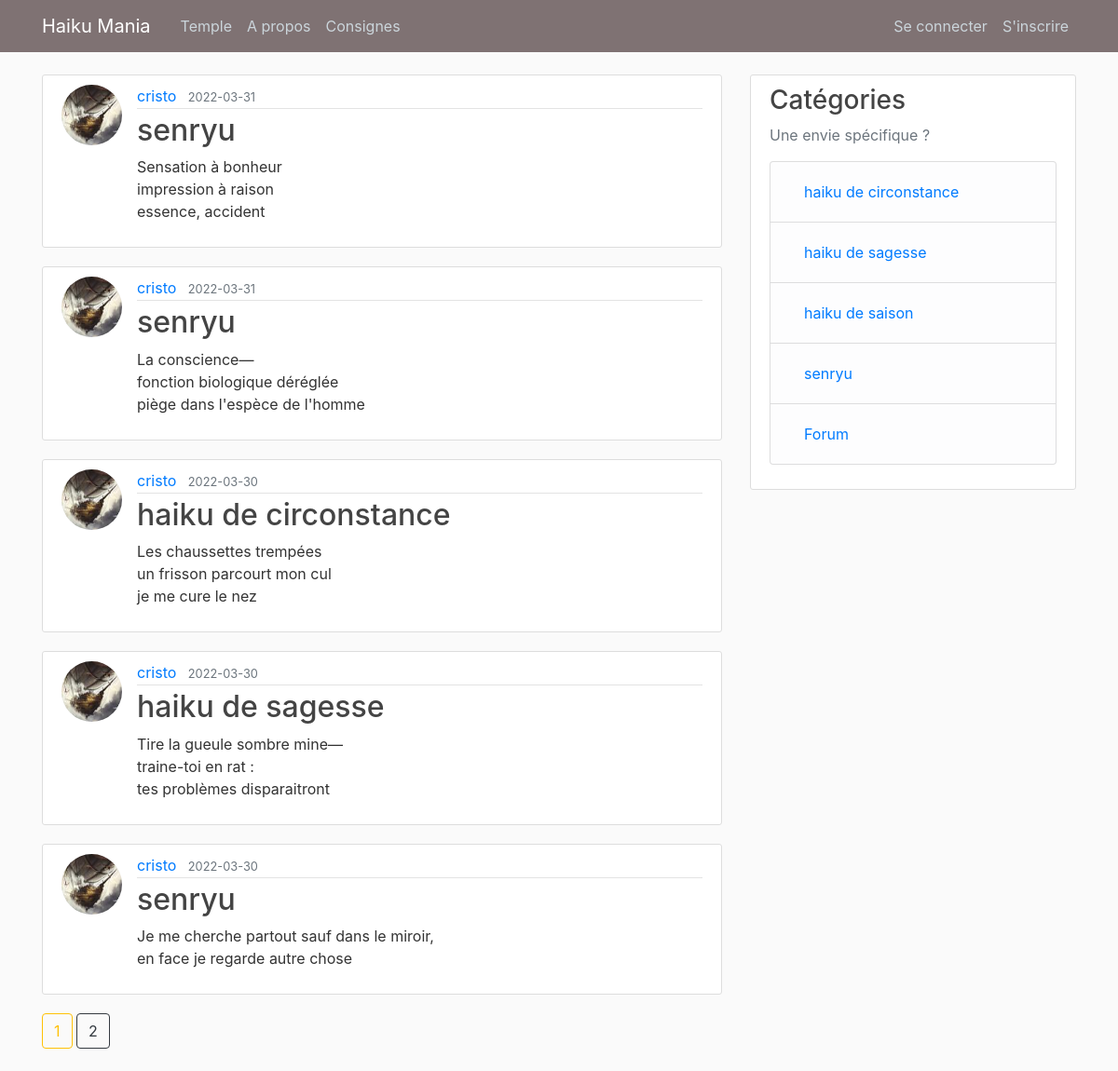
Page /home on the earlier database version.
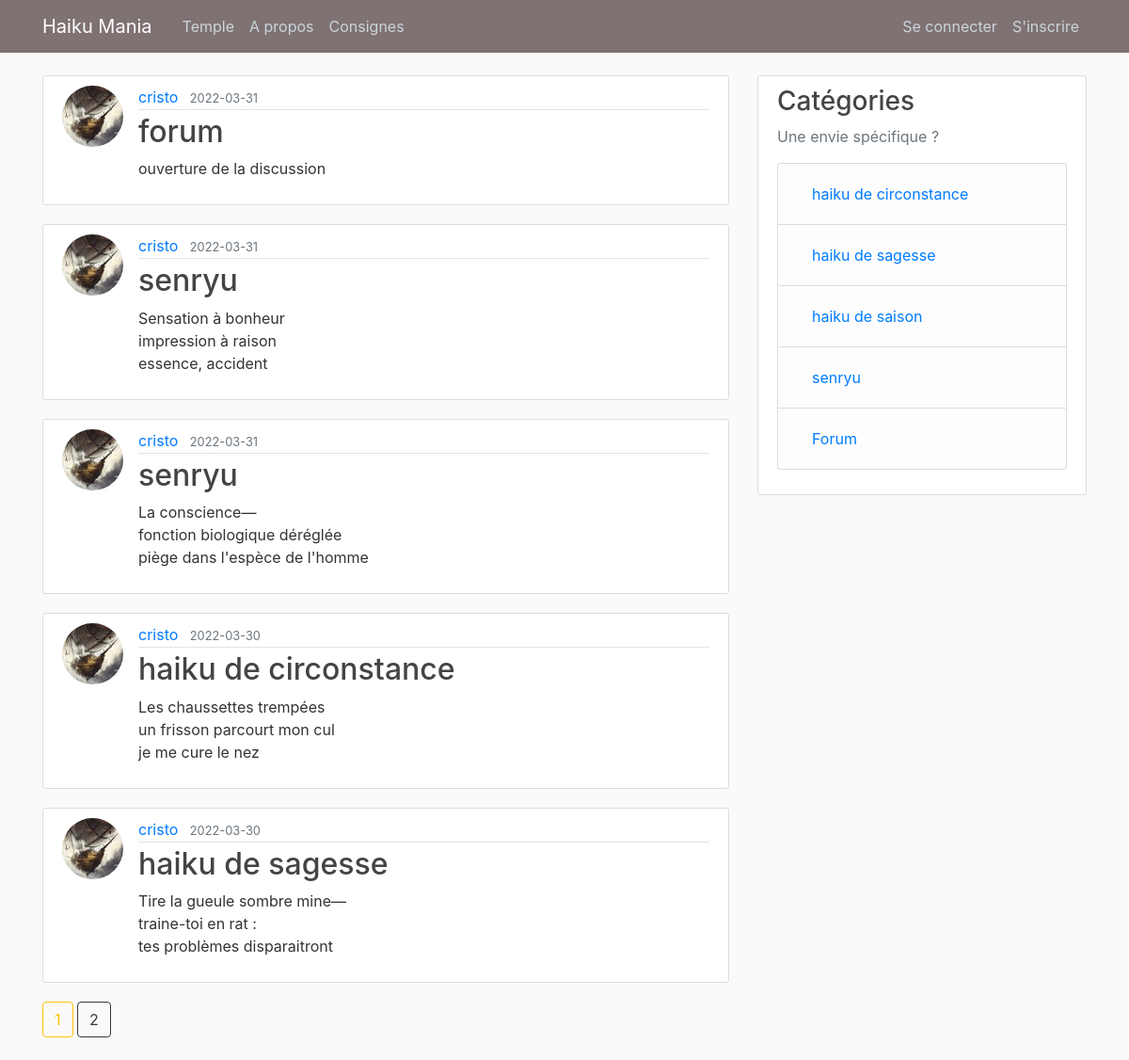
Same page on the later database version.
### flaskblog/models.py (models this page shows, shortened)
class Post(db.Model):
    id = db.Column(db.Integer, primary_key=True)
    title = db.Column(db.String(100), nullable=False)
    date_posted = db.Column(db.DateTime, nullable=False, default=datetime.utcnow)
    content = db.Column(db.Text, nullable=False)
    user_id = db.Column(db.Integer, db.ForeignKey('user.id'), nullable=False)

class User(db.Model, UserMixin):
    id = db.Column(db.Integer, primary_key=True)
    username = db.Column(db.String(20), unique=True, nullable=False)
    email = db.Column(db.String(120), unique=True, nullable=False)
    image_file = db.Column(db.String(20), nullable=False, default='default.jpg')
    password = db.Column(db.String(60), nullable=False)
    posts = db.relationship('Post', backref='author', lazy=True)

### flaskblog/main/routes.py (the view)
@main.route("/")
@main.route("/home")
def home():
    page = request.args.get('page', 1, type=int)
    posts = Post.query.order_by(Post.date_posted.desc()).paginate(page=page, per_page=5)
    return render_template('home.html', posts=posts)

### flaskblog/templates/home.html
{% extends "layout.html" %}
{% block content %}
    {% for post in posts.items %}
        <article class="media content-section">
          <img class="rounded-circle article-img" src="{{ url_for('static', filename='profile_pics/' + post.author.image_file) }}">
          <div class="media-body">
            <div class="article-metadata">
              <a class="mr-2" href="{{ url_for('users.user_posts', username=post.author.username) }}">{{ post.author.username }}</a>
              <small class="text-muted">{{ post.date_posted.strftime('%Y-%m-%d') }}</small>
            </div>
            <h2><a class="article-title" href="{{ url_for('posts.post', post_id=post.id) }}">{{ post.title }}</a></h2>
            <p class="article-content">{{ post.content }}</p>
          </div>
        </article>
    {% endfor %}
    {% for page_num in posts.iter_pages(left_edge=1, right_edge=1, left_current=1, right_current=2) %}
      {% if page_num %}
        {% if posts.page == page_num %}
          <a class="btn btn-outline-warning mb-4" href="{{ url_for('main.home', page=page_num) }}">{{ page_num }}</a>
        {% else %}
          <a class="btn btn-outline-dark mb-4" href="{{ url_for('main.home', page=page_num) }}">{{ page_num }}</a>
        {% endif %}
      {% else %}
        ...
      {% endif %}
    {% endfor %}
{% endblock content %}

Differences in the rows shown:
no longer on this page (row unchanged): Post: image_file (picture), author.username "cristo", date_posted "2022-03-30", title "senryu", content "Je me cherche partout sauf dans le miroir, en face je regarde autre chose"
added Post: image_file (picture), author.username "cristo", date_posted "2022-03-31", title "forum", content "ouverture de la discussion"
